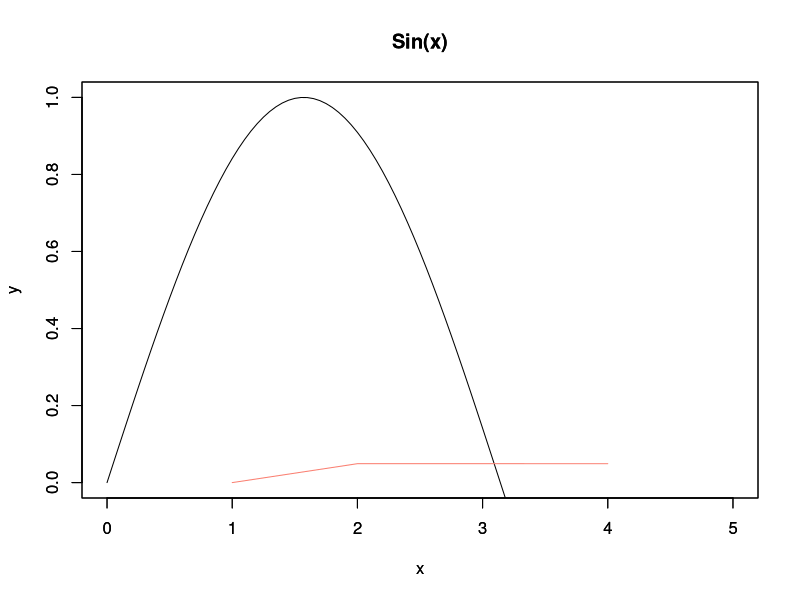

Recreate this plot in R.
#######################
##Taylor Aproximaciones
#######################


#############
#Funciones
#############

f0=function(x) sin(x)
f1=function (x) cos(x)
f2=function(x) -sin(x)
f3=function(x) -cos(x)


############
#Variables
############

n=1
resultado=0
tolerancia=0.000001
teorico=sin(pi/64)
valor=-pi/64
resultados=c()
errorAbsoluto=c()
errorRelativo=c()


#Comienzo del while

i=1
while(abs(teorico-resultado)>tolerancia){
  resultados[i]=resultado
  errorAbsoluto[i]=abs(teorico-resultado)
  errorRelativo[i]=(errorAbsoluto[i]/resultado)*100
  if(n%%4==3)
    resultado=resultado+f1(0)*(valor)^n/factorial(n)
  if(n%%4==2)
    resultado=resultado+f2(0)*(valor)^n/factorial(n)
  if(n%%4==1)
    resultado=resultado+f3(0)*(valor)^n/factorial(n)
  if(n%%4==0)
    resultado=resultado+f0(0)*(valor)^n/factorial(n)
  i=i+1
  n=n+1
}

###############
#Errores
###############

resultados[i]=resultado
errorAbsoluto[i]=abs(teorico-resultado)
errorRelativo[i]=(errorAbsoluto[i]/resultado)*100
errorRelativo[1]=100

###########
#Tabla
###########

tablita=data.frame(resultados,teorico,errorAbsoluto,errorRelativo)

cat("Los resultados de todo el procedimiento se mostrara en la siguiente tabla")
cat("Datos Aproximaciones :  ")
print(tablita)


################
#Graficas
################

plot(main='Sin(x)',xlab='x',ylab='y',f0,xlim=c(0,5),ylim=c(0,1))
par(new = TRUE)
plot(main='Sin(x)',xlab='x',ylab='y',resultados,col='salmon',type='l',xlim=c(0,5),ylim=c(0,1))

#Fin
